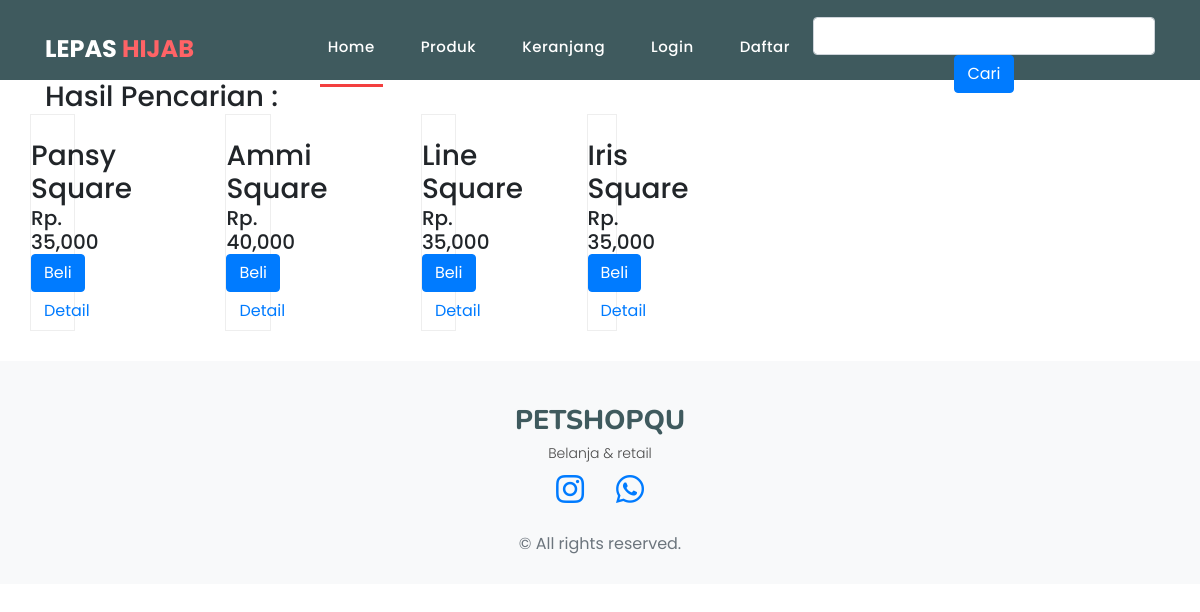
The page /pencarian.php on the database its author committed.
### tables this page shows
CREATE TABLE `produk` (
  `id_produk` int(11) NOT NULL,
  `id_kategori` int(5) NOT NULL,
  `nama_produk` varchar(100) NOT NULL,
  `harga_produk` int(11) NOT NULL,
  `berat_produk` int(11) NOT NULL,
  `foto_produk` varchar(100) NOT NULL,
  `deskripsi_produk` text NOT NULL,
  `stok_produk` int(5) NOT NULL
);

### pencarian.php (the view, shortened to what this page needs)
<?php include 'config.php'; ?>
<?php
$keyword = $_GET["keyword"];
$semuadata=array();
$ambil = $koneksi->query("SELECT * FROM produk WHERE nama_produk LIKE '%$keyword%'
    OR deskripsi_produk LIKE '%$keyword%'");
while($pecah = $ambil->fetch_assoc())
{
    $semuadata[]=$pecah;
}
?>
<!DOCTYPE html>
<html lang="en">
<head>
    <link href="./assets/font-awesome/css/all.min.css?ver=1.2.0" rel="stylesheet">
    <link href="vendor/bootstrap/css/bootstrap.min.css" rel="stylesheet">
    <link rel="stylesheet" href="assets/css/fontawesome.css">
    <link rel="stylesheet" href="assets/css/templatemo-sixteen.css">
    <link rel="stylesheet" href="assets/css/owl.css">
    <link rel="stylesheet" href="assets/css/table.css">
</head>
<body>
    <header class="" style="background-color: #3f5a5e;">
        <nav class="navbar navbar-expand-lg">
            <div class="container">
                <a class="navbar-brand" href="index.php">
                    <h2>Lepas <em style="color:#FF6366">Hijab</em></h2>
                </a>
                <div class="collapse navbar-collapse" id="navbarResponsive">
                    <ul class="navbar-nav ml-auto">
                        <li class="nav-item">
                            <a class="nav-link active" href="index.php">Home
                            </a>
                        </li>
                        <li class="nav-item">
                            <a class="nav-link" href="produk.php">Produk</a>
                        </li>
                        <li class="nav-item">
                            <a class="nav-link" href="keranjang.php">Keranjang</a>
                        </li>
                        <?php if (isset ($_SESSION["pelanggan"])): ?>
                        <li class="nav-item">
                            <a class="nav-link" href="logout.php">Logout</a>
                        </li>
                        <?php else: ?>
                        <li class="nav-item">
                            <a class="nav-link" href="login.php">Login</a>
                        </li>
                        <li class="nav-item">
                            <a class="nav-link" href="daftar.php">Daftar</a>
                        </li>
                        <?php endif ?>
                    </ul>
                        <form action="pencarian.php" method="get" class="navbar-form navbar-right">
                            <input type="text" class="form-control" name="keyword">
                            <button class="btn btn-primary">Cari</button>
                        </form>
                </div>
            </div>
        </nav>
    </header>
    <div class="banner header-text"></div>
        <div class="container">
            <h3>Hasil Pencarian : <?php echo $keyword ?></h3>
            <div class="row">
                <?php foreach ($semuadata as $key => $value): ?>
                <div class="row">
                <div class="col-md-4">
                <div class="product-item">
                        <div class="caption">
                            <h3><?php echo $value["nama_produk"] ?></h3>
                            <h5>Rp. <?php echo number_format($value['harga_produk']) ?></h5>
                            <a href="beli.php?id=<?php echo $value["id_produk"]; ?>" class="btn btn-primary">Beli</a>
                            <a href="detail.php?id=<?php echo $value["id_produk"]; ?>" class="btn btn-default">Detail</a>
                    </div>
                </div>
                </div>
                </div>
                <?php endforeach ?>
            </div>
        </div>
    <footer class="pt-4 pb-4 text-center bg-light">
        <div class="container">
            <div class="my-3">
                <div style="font-family: 'Nunito', sans-serif;font-size:27px;font-weight:800;color:#3f5a5e;">PETSHOPQU
                </div>
                <p>Belanja & retail</p>
                <div class="social-nav">
                    <nav role="navigation">
                        <ul class="nav justify-content-center">
                            <li class="nav-item"><a class="nav-link" href=""
                                    title="Instagram"><i class="fab fa-instagram fa-2x"></i></a></li>
                            <li class="nav-item"><a class="nav-link" href=""
                                    title="LinkedIn"><i class="fab fa-whatsapp fa-2x"></i></a></li>
                    </nav>
                </div>
            </div>
            <div class="text-small text-secondary">
                <div class="mb-1">&copy; All rights reserved.</div>
    </footer>
</body>
</html>

### assets/css/templatemo-sixteen.css (style rules this page uses)
body { font-family: 'Poppins', sans-serif; overflow-x: hidden; text-rendering: optimizeLegibility; -webkit-font-smoothing: antialiased; -moz-osx-font-smoothing: grayscale; }
p { margin-bottom: 0px; font-size: 14px; font-weight: 300; color: #4a4a4a; line-height: 24px; }
a { text-decoration: none!important; }
ul { padding: 0; margin: 0; list-style: none; }
h1, h2, h3, h4, h5, h6 { margin: 0px; }
header { position: absolute; z-index: 99999; width: 100%; height: 80px; background-color: #232323; -webkit-transition: all 0.3s ease-in-out 0s; -moz-transition: all 0.3s ease-in-out 0s; -o-transition: all 0.3s ease-in-out 0s; transition: all 0.3s ease-in-out 0s; }
header .navbar { padding: 17px 0px; }
.navbar .navbar-brand { float: left; margin-top: -12px; outline: none; }
.navbar .navbar-brand h2 { color: #fff; text-transform: uppercase; font-size: 24px; font-weight: 700; -webkit-transition: all .3s ease 0s; -moz-transition: all .3s ease 0s; -o-transition: all .3s ease 0s; transition: all .3s ease 0s; }
.navbar .navbar-brand h2 em { font-style: normal; color: #f33f3f; }
#navbarResponsive { z-index: 999; }
.navbar-collapse { text-align: center; }
.navbar .navbar-nav .nav-item { margin: 0px 15px; }
.navbar .navbar-nav a.nav-link { text-transform: capitalize; font-size: 15px; font-weight: 500; letter-spacing: 0.5px; color: #fff; transition: all 0.5s; margin-top: 5px; }
.navbar .navbar-nav .nav-link:hover, .navbar .navbar-nav .active>.nav-link, .navbar .navbar-nav .nav-link.active, .navbar .navbar-nav .nav-link.show, .navbar .navbar-nav .show>.nav-link { color: #fff; padding-bottom: 25px; border-bottom: 3px solid #f33f3f; }
.banner { position: relative; text-align: center; padding-top: 80px; }
.product-item { border: 1px solid #eee; margin-bottom: 30px; }
footer { text-align: center; }

### rows shown on the page
produk: nama_produk "Pansy Square", harga_produk "35,000"
produk: nama_produk "Ammi Square", harga_produk "40,000"
produk: nama_produk "Line Square", harga_produk "35,000"
produk: nama_produk "Iris Square", harga_produk "35,000"
